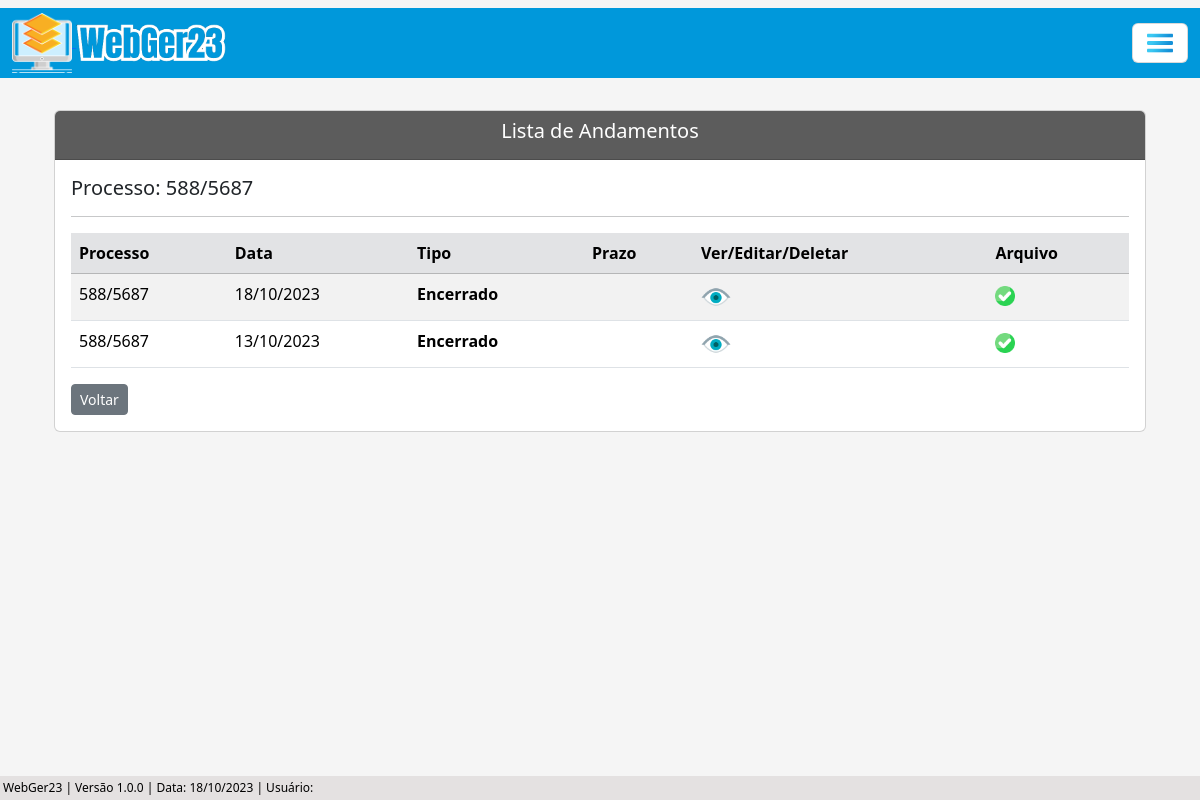
The app's page /listar/andamento-adm-editar/8 with its own data.
### processo/models.py (models this page shows, shortened)
class Base(models.Model): # Classe base, será herdada pelas outras classes
    data_criacao = models.DateTimeField('data_criação', auto_now_add=True)
    usuario_criador = models.ForeignKey(get_user_model(), verbose_name='Usuário Criador', on_delete=models.SET_NULL, null=True)
    data_alteracao = models.DateTimeField('Alterado', auto_now=True)
    ativo = models.BooleanField('Ativo', default=True)
    class Meta:
        abstract = True

class ProcessoAdm(Base):
    tipo_pessoas = (
        ('Física', 'Física'), ('Jurídica', 'Jurídica'),
    )
    numero = models.CharField(unique=True, verbose_name='N°', max_length=10) # Número do processo
    municipio = models.CharField(max_length=50, verbose_name='Município') # Município
    uf = models.CharField(max_length=2) # UF
    data_inicial = models.DateField(blank=True, null=True) # Data Inicial do Período do processo
    data_final = models.DateField(blank=True, null=True) # Data final do Período do processo
    data_div_ativa = models.DateField(blank=True, null=True) # Data dívida ativa
    valor_atributo = models.CharField(max_length=14, blank=True, null=True)  # Valor do atributo
    valor_multa = models.CharField(max_length=14, blank=True, null=True) # Valor da multa
    valor_credito = models.CharField(max_length=14, blank=True, null=True) # Valor do crédito
    valor_atualizado = models.CharField(max_length=14, blank=True, null=True) # Valor do atualizado
    data_valor_atualizado = models.DateField(blank=True, null=True) # Data valor atualizado
    nome_contribuinte = models.CharField(max_length=50)  # Nome / Razão Social
    tipo_pessoa = models.CharField(max_length=50, choices=tipo_pessoas) # Física / Jurídica # Utiliza choices(escolhas) para selecionar o tipo de pessoas
    documento = models.CharField(max_length=20, verbose_name='CPF/CNPJ', unique=True) # CPF / CNPJ
    nome_fantasia = models.CharField(max_length=50, blank=True, null=True) # Nome Fantasia
    email = models.EmailField(max_length=50, blank=True, null=True) # E-mail
    endereco = models.CharField(max_length=150) # Rua
    complemento = models.CharField(max_length=50, blank=True, null=True) # Complemento
    municipio_contribuinte = models.CharField(max_length=50, blank=True, null=True) # Município Contribuinte
    uf_contribuinte = models.CharField(max_length=2, verbose_name='UF', blank=True, null=True) # UF Contribuinte
    cep = models.CharField(max_length=10, blank=True, null=True) # CEP
    telefone = models.CharField(max_length=20, blank=True, null=True) # Telefone
    celular = models.CharField(max_length=20, blank=True, null=True) # Celular
    def __str__(self):
        return f'{self.numero}'

class AndamentoAdm(Base):
    situacao = (
        ('Sem Pagamento', 'Sem Pagamento'), ('Com Pagamento', 'Com Pagamento'),
    )
    processo = models.ForeignKey(ProcessoAdm, on_delete=models.CASCADE) # Relacionamento 'One to Many' (um para muitos)
    data_andamento = models.DateField(verbose_name='Data do Andamento')
    tipo_andamento = models.ForeignKey(TipoAndamentoAdm, on_delete=models.SET_NULL, null=True)
    situacao_pagamento = models.CharField(max_length=100, choices=situacao, blank=True, null=True)
    valor_pago = models.CharField(max_length=14, blank=True, null=True)
    data_prazo = models.DateField(blank=True, null=True)
    funcionario = models.CharField(max_length=50, blank=True, null=True)
    data_recebimento = models.DateField(blank=True, null=True)
    complemento = models.CharField(max_length=150, blank=True, null=True)
    arquivo = models.FileField(upload_to='Arquivo/', verbose_name='Arquivo', blank=True)

class TipoAndamentoAdm(Base):
    tipo_andamento = models.CharField(max_length=100, verbose_name='Tipo de Andamento')
    def __str__(self):
        return self.tipo_andamento

### processo/views.py (the view)
# urls.py: path('listar/andamento-adm-editar/<int:pk>', AndamentoAdmListUpdate.as_view(), name='andamento-adm-list-update')
class AndamentoAdmListUpdate(ListView):
    model = ProcessoAdm
    template_name = 'processos/lists/andamento_adm_list_update.html'
    def get_queryset(self):
        pk_processo = self.kwargs.get('pk') # Pega a pk(primary key) da URL, pk do processo
        processo = ProcessoAdm.objects.get(pk=pk_processo)  # Pega o processo que possui a pk recebida (pk é a primary key do processo)
        andamentos = processo.andamentoadm_set.filter(ativo=True)  # Pega todos os atributos do andamento, somente de andamentos ativos
        return andamentos
    def get_context_data(self, **kwargs):
        processo_pk = self.kwargs.get('pk') # Pega a PK do processo através da URL
        context = super().get_context_data(**kwargs)
        context['dados_processo'] = ProcessoAdm.objects.filter(pk=processo_pk) # Filtra os dados do processo através da pk
        return context

### processo/templates/processos/lists/andamento_adm_list_update.html (shortened to what this page needs)
{% extends 'index.html' %}
{% load static %}
{% block conteudo %}
    <div class="container p-4">
        <div class="card">
            <div class="card-header text-white" style="background-color: #5c5c5c;">
                    <h5 style="text-align: center;">Lista de Andamentos</h5>
            </div>
            <div class="card-body">
                {% for atributo in dados_processo %}
                    <h5>Processo: {{ atributo.numero }}</h5>
                {% endfor %}
                <hr>
                <div class="table-responsive">
                    <table class="table table-striped" id="tabela-listar-andamento">
                        <thead>
                            <tr class="table-secondary">
                                <th>Processo</th>
                                <th>Data</th>
                                <th>Tipo</th>
                                <th>Prazo</th>
                                    <th>Ver/Editar/Deletar</th>
                                <th>Arquivo</th>
                            </tr>
                        </thead>
                        <tbody>
                            {% for andamento in object_list %}
                            <tr>
                                <td>{{ andamento.processo }}</td>
                                <td>{{ andamento.data_andamento|date:"d/m/Y" }}</td>
                                <td><b>{{ andamento.tipo_andamento }}</b></td>
                                {% if andamento.data_prazo == Null %}
                                <td></td>
                                {% else %}
                                <td>{{ andamento.data_prazo|date:"d/m/Y" }}</td>
                                {% endif%}
                                    <td>
                                        <a href="{% url 'andamento-adm-view' andamento.pk %}"><img src="{% static 'img/olho3.png' %}" width="30"></a>
                                    </td>
                                    <td>
                                        {% if andamento.arquivo %}
                                            <a href="{{ andamento.arquivo.url }}" target="blank"><img src="{% static 'img/verificar.png' %}" width="20"></a>
                                        {% endif %}
                                    </td>
                            {% endfor %}
                            </tbody>
                        </table>
                        <a href="{% url 'proc-adm-list' %}" class="btn btn-secondary btn-sm">Voltar</a>
                    </div>
                </div>
            </div>
    </div>
{% endblock %}

### core/static/css/estilos.css (style rules this page uses)
body { background-color: whitesmoke; margin: 0; padding: 0; display: flex; flex-direction: column; min-height: 100vh; position: relative; }

### records on screen
ProcessoAdm: numero "588/5687"
AndamentoAdm: processo "588/5687", data_andamento "18/10/2023", tipo_andamento "Encerrado"
AndamentoAdm: processo "588/5687", data_andamento "13/10/2023", tipo_andamento "Encerrado"
